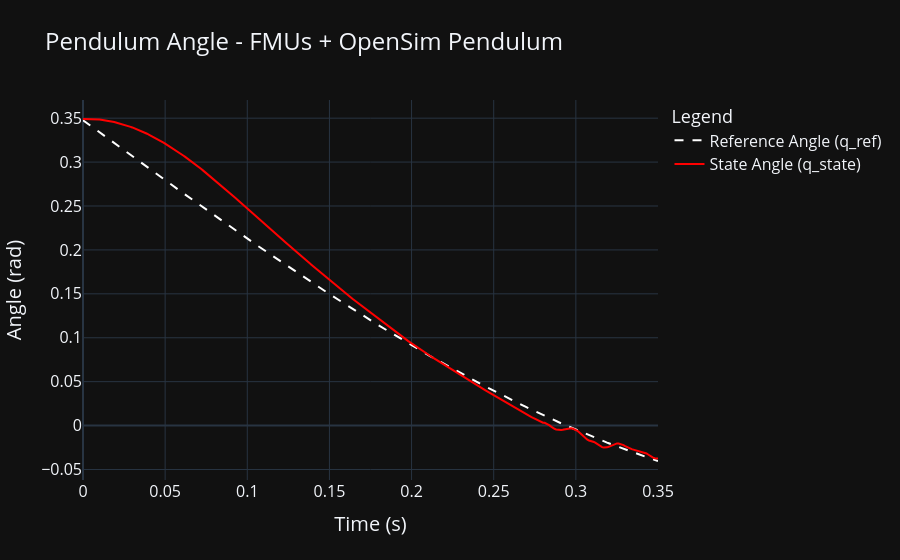

Notebook code cell kept with this figure:
### Markdown cell above
**7. Plot the results**

### Code cell
import numpy as np
t_vals = [row['t'] for row in rows]
q_ref_vals = [row['q_ref'] for row in rows]
q_state_vals = [row['q_state'] for row in rows]
omega_state_vals = [row['omega_state'] for row in rows]

# Create a simple plotly figure for the q_ref and q_state over time
import plotly.graph_objects as go
fig = go.Figure()
fig.add_trace(go.Scatter(x=t_vals, y=q_ref_vals, mode='lines',
                            name='Reference Angle (q_ref)', line=dict(color='white', dash='dash')))
fig.add_trace(go.Scatter(x=t_vals, y=q_state_vals, mode='lines',
                            name='State Angle (q_state)', line=dict(color='red')))
fig.update_layout(
    title={'text': 'Pendulum Angle - FMUs + OpenSim Pendulum', 'font': {'size': 24}},
    xaxis_title={'text': 'Time (s)', 'font': {'size': 20}},
    yaxis_title={'text': 'Angle (rad)', 'font': {'size': 20}},
    legend_title={'text': 'Legend', 'font': {'size': 18}},
    font={'size': 16},
    template='plotly_dark'
)

fig.show()

### Figure 1 — Plotly figure (JSON) as saved in the notebook; plotly's stock layout.template omitted (floating-point values rounded to 4 significant figures; data arrays with more than 128 entries replaced by an {"elided": "..."} marker saying what was removed)
{"data": [{"line": {"color": "white", "dash": "dash"}, "mode": "lines", "name": "Reference Angle (q_ref)", "type": "scatter", "x": {"elided": "351 float values"}, "y": {"elided": "351 float values"}}, {"line": {"color": "red"}, "mode": "lines", "name": "State Angle (q_state)", "type": "scatter", "x": {"elided": "351 float values"}, "y": {"elided": "351 float values"}}], "layout": {"font": {"size": 16}, "legend": {"title": {"font": {"size": 18}, "text": "Legend"}}, "title": {"font": {"size": 24}, "text": "Pendulum Angle - FMUs + OpenSim Pendulum"}, "xaxis": {"title": {"font": {"size": 20}, "text": "Time (s)"}}, "yaxis": {"title": {"font": {"size": 20}, "text": "Angle (rad)"}}}}
